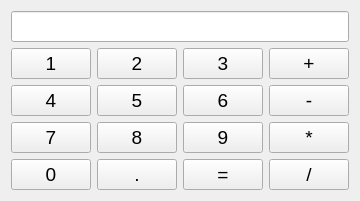
<?xml version="1.0" encoding="UTF-8"?>
<ui version="4.0">
 <class>CalculatorWindow</class>
 <widget class="QMainWindow" name="CalculatorWindow">
  <property name="geometry">
   <rect>
    <x>0</x>
    <y>0</y>
    <width>340</width>
    <height>199</height>
   </rect>
  </property>
  <property name="maximumSize">
   <size>
    <width>340</width>
    <height>199</height>
   </size>
  </property>
  <property name="windowTitle">
   <string>CalculatorWindow</string>
  </property>
  <widget class="QWidget" name="centralWidget">
   <layout class="QGridLayout" name="gridLayout">
    <item row="0" column="0">
     <layout class="QVBoxLayout" name="verticalLayout_2">
      <item>
       <widget class="QLineEdit" name="outputLine">
        <property name="sizePolicy">
         <sizepolicy hsizetype="Expanding" vsizetype="Fixed">
          <horstretch>0</horstretch>
          <verstretch>0</verstretch>
         </sizepolicy>
        </property>
        <property name="font">
         <font>
          <pointsize>14</pointsize>
         </font>
        </property>
       </widget>
      </item>
      <item>
       <layout class="QGridLayout" name="gridLayout_3">
        <item row="0" column="1">
         <widget class="QPushButton" name="value2Button">
          <property name="font">
           <font>
            <pointsize>14</pointsize>
           </font>
          </property>
          <property name="text">
           <string>2</string>
          </property>
         </widget>
        </item>
        <item row="2" column="0">
         <widget class="QPushButton" name="value7Button">
          <property name="font">
           <font>
            <pointsize>14</pointsize>
           </font>
          </property>
          <property name="text">
           <string>7</string>
          </property>
         </widget>
        </item>
        <item row="2" column="1">
         <widget class="QPushButton" name="value8Button">
          <property name="font">
           <font>
            <pointsize>14</pointsize>
           </font>
          </property>
          <property name="text">
           <string>8</string>
          </property>
         </widget>
        </item>
        <item row="1" column="1">
         <widget class="QPushButton" name="value5Button">
          <property name="font">
           <font>
            <pointsize>14</pointsize>
           </font>
          </property>
          <property name="text">
           <string>5</string>
          </property>
         </widget>
        </item>
        <item row="1" column="0">
         <widget class="QPushButton" name="value4Button">
          <property name="font">
           <font>
            <pointsize>14</pointsize>
           </font>
          </property>
          <property name="text">
           <string>4</string>
          </property>
         </widget>
        </item>
        <item row="0" column="2">
         <widget class="QPushButton" name="value3Button">
          <property name="font">
           <font>
            <pointsize>14</pointsize>
           </font>
          </property>
          <property name="text">
           <string>3</string>
          </property>
         </widget>
        </item>
        <item row="1" column="2">
         <widget class="QPushButton" name="value6Button">
          <property name="font">
           <font>
            <pointsize>14</pointsize>
           </font>
          </property>
          <property name="text">
           <string>6</string>
          </property>
         </widget>
        </item>
        <item row="3" column="1">
         <widget class="QPushButton" name="pointButton">
          <property name="font">
           <font>
            <pointsize>14</pointsize>
           </font>
          </property>
          <property name="text">
           <string>.</string>
          </property>
         </widget>
        </item>
        <item row="2" column="2">
         <widget class="QPushButton" name="value9Button">
          <property name="font">
           <font>
            <pointsize>14</pointsize>
           </font>
          </property>
          <property name="text">
           <string>9</string>
          </property>
         </widget>
        </item>
        <item row="3" column="0">
         <widget class="QPushButton" name="value0Button">
          <property name="font">
           <font>
            <pointsize>14</pointsize>
           </font>
          </property>
          <property name="text">
           <string>0</string>
          </property>
         </widget>
        </item>
        <item row="3" column="2">
         <widget class="QPushButton" name="equalSignButton">
          <property name="font">
           <font>
            <pointsize>14</pointsize>
           </font>
          </property>
          <property name="text">
           <string>=</string>
          </property>
         </widget>
        </item>
        <item row="0" column="0">
         <widget class="QPushButton" name="value1Button">
          <property name="font">
           <font>
            <pointsize>14</pointsize>
           </font>
          </property>
          <property name="text">
           <string>1</string>
          </property>
          <property name="default">
           <bool>false</bool>
          </property>
          <property name="flat">
           <bool>false</bool>
          </property>
         </widget>
        </item>
        <item row="0" column="3">
         <widget class="QPushButton" name="additionButton">
          <property name="font">
           <font>
            <pointsize>14</pointsize>
           </font>
          </property>
          <property name="text">
           <string>+</string>
          </property>
         </widget>
        </item>
        <item row="1" column="3">
         <widget class="QPushButton" name="subtractionButton">
          <property name="font">
           <font>
            <pointsize>14</pointsize>
           </font>
          </property>
          <property name="text">
           <string>-</string>
          </property>
         </widget>
        </item>
        <item row="2" column="3">
         <widget class="QPushButton" name="multiplicationButton">
          <property name="font">
           <font>
            <pointsize>14</pointsize>
           </font>
          </property>
          <property name="text">
           <string>*</string>
          </property>
         </widget>
        </item>
        <item row="3" column="3">
         <widget class="QPushButton" name="divisionButton">
          <property name="font">
           <font>
            <pointsize>14</pointsize>
           </font>
          </property>
          <property name="text">
           <string>/</string>
          </property>
         </widget>
        </item>
       </layout>
      </item>
     </layout>
    </item>
   </layout>
  </widget>
 </widget>
 <layoutdefault spacing="6" margin="11"/>
 <resources/>
 <connections/>
</ui>
